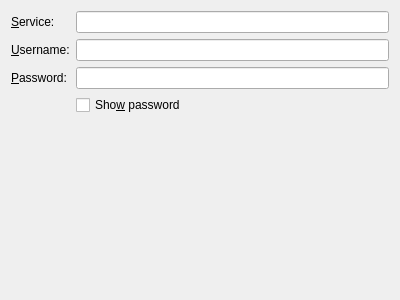
<?xml version="1.0" encoding="UTF-8"?>
<ui version="4.0">
 <class>PppoeWidget</class>
 <widget class="QWidget" name="PppoeWidget">
  <property name="geometry">
   <rect>
    <x>0</x>
    <y>0</y>
    <width>400</width>
    <height>300</height>
   </rect>
  </property>
  <layout class="QFormLayout" name="formLayout">
   <item row="0" column="0">
    <widget class="QLabel" name="label">
     <property name="text">
      <string>&amp;Service:</string>
     </property>
     <property name="buddy">
      <cstring>service</cstring>
     </property>
    </widget>
   </item>
   <item row="0" column="1">
    <widget class="KLineEdit" name="service"/>
   </item>
   <item row="1" column="0">
    <widget class="QLabel" name="label_2">
     <property name="text">
      <string>&amp;Username:</string>
     </property>
     <property name="buddy">
      <cstring>username</cstring>
     </property>
    </widget>
   </item>
   <item row="1" column="1">
    <widget class="KLineEdit" name="username"/>
   </item>
   <item row="2" column="0">
    <widget class="QLabel" name="label_3">
     <property name="text">
      <string>&amp;Password:</string>
     </property>
     <property name="buddy">
      <cstring>password</cstring>
     </property>
    </widget>
   </item>
   <item row="2" column="1">
    <widget class="KLineEdit" name="password">
     <property name="passwordMode">
      <bool>true</bool>
     </property>
    </widget>
   </item>
   <item row="3" column="1">
    <widget class="QCheckBox" name="cbShowPassword">
     <property name="text">
      <string>Sho&amp;w password</string>
     </property>
    </widget>
   </item>
  </layout>
 </widget>
 <customwidgets>
  <customwidget>
   <class>KLineEdit</class>
   <extends>QLineEdit</extends>
   <header>klineedit.h</header>
  </customwidget>
 </customwidgets>
 <resources/>
 <connections/>
</ui>
